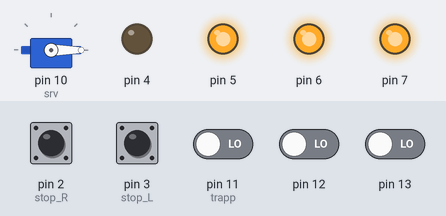
A sketch run on a simulated Arduino Uno, built with avr-gcc and run on an emulated ATmega328P. On the bench: servo, output pins drawn as LEDs (lit = HIGH). The test bench sets the inputs (shaded band); at power-on: pin 2 (stop_R), pin 3 (stop_L), pin 11 (trapp), pin 12, pin 13 LOW.

Above: at 1.2 s.
1.3 s: pin 11 (trapp) driven HIGH
At 3.7 s:
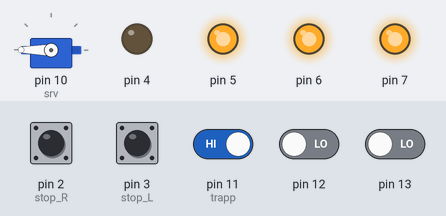
4.3 s: pin 2 (stop_R) pulled HIGH for 0.15 s
At 4.38 s:
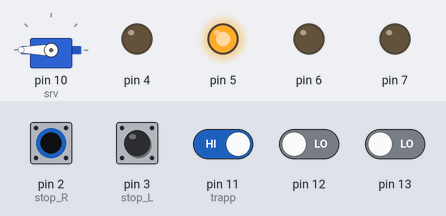
5.9 s: pin 3 (stop_L) pulled HIGH for 0.15 s
At 5.98 s:
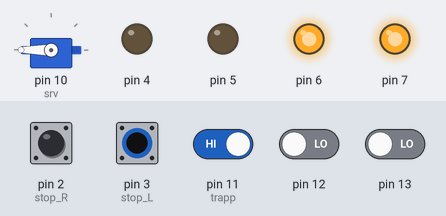
7.5 s: pin 12 driven HIGH
At 8.6 s:
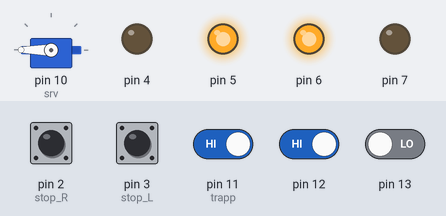
9.0 s: pin 13 driven HIGH
At 9.7 s:
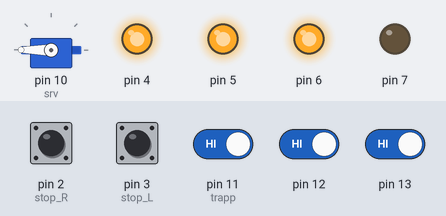
10.5 s: pin 2 (stop_R) pulled HIGH for 1 s
At 10.8 s:
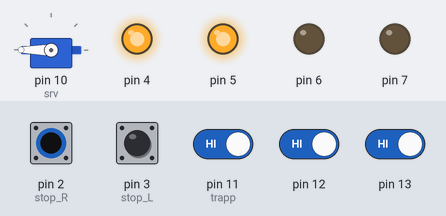
Timing chart, 0 to 13.5 s (numbered marks = the images above; inputs shaded):
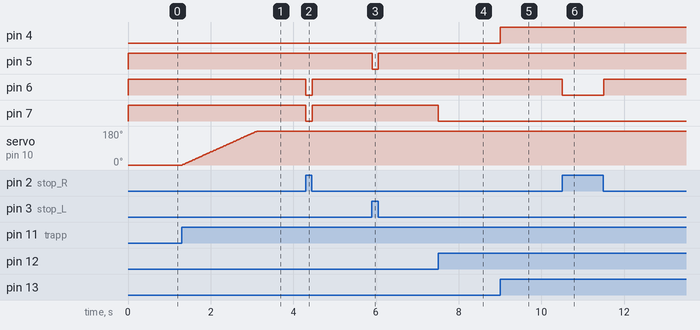

Measured:
- after the input at 1.3 s, servo on pin 10 (srv): moves from 0° to 180° over 1.8 s, starting at once
- after the input at 4.3 s, pin 6, pin 7: HIGH → LOW at once, → HIGH 0.15 s later
- after the input at 5.9 s, pin 5: HIGH → LOW at once, → HIGH 0.15 s later
- after the input at 7.5 s, pin 7: HIGH → LOW at once
- after the input at 9.0 s, pin 4: LOW → HIGH at once
- after the input at 10.5 s, pin 6: HIGH → LOW at once, → HIGH 1.0 s later

The sketch:

sketch_feb17a.ino
```cpp
#include <Servo.h>
Servo srv;
void setup(){
  pinMode(13, INPUT); // L
  pinMode(12, INPUT); // R
  pinMode(3, INPUT); // stop L
  pinMode(2, INPUT); // stop R
  pinMode(11, INPUT); // trapp
  srv.attach(10); // servo
  pinMode(7, OUTPUT); // направление M2 (1 - forward) R
  pinMode(6, OUTPUT); // скорость M2
  pinMode(5, OUTPUT); // скорость M1
  pinMode(4, OUTPUT); // направление M1 (0 - forward) L
  srv.write(0);
}
int L, R, trapp, ang = 0;
void loop(){
  L = ( 2*digitalRead(13) - 1 ) * (!digitalRead(3));
  R = ( 2*digitalRead(12) - 1 ) * (!digitalRead(2));
  trapp = 2*digitalRead(11) - 1;
  analogWrite(5, abs(L)*255);
  analogWrite(6, abs(R)*255);
  digitalWrite(4, L > 0);
  digitalWrite(7, R < 0);
  ang += trapp;
  if (ang > 180) { ang = 180; }
  if (ang < 0) { ang = 0; }
  srv.write(ang);
  delay(10);

}
```
